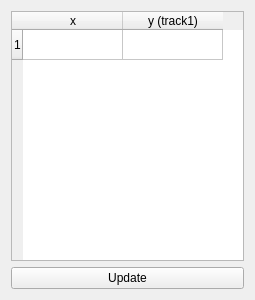
<?xml version="1.0" encoding="UTF-8"?>
<ui version="4.0">
 <class>WCursorInfo</class>
 <widget class="QWidget" name="WCursorInfo">
  <property name="geometry">
   <rect>
    <x>0</x>
    <y>0</y>
    <width>255</width>
    <height>300</height>
   </rect>
  </property>
  <property name="windowTitle">
   <string>Form</string>
  </property>
  <layout class="QVBoxLayout" name="verticalLayout">
   <item>
    <widget class="QTableWidget" name="tableWidget">
     <property name="rowCount">
      <number>1</number>
     </property>
     <property name="columnCount">
      <number>2</number>
     </property>
     <row/>
     <column>
      <property name="text">
       <string>x</string>
      </property>
     </column>
     <column>
      <property name="text">
       <string>y (track1)</string>
      </property>
     </column>
    </widget>
   </item>
   <item>
    <widget class="QPushButton" name="pushButton">
     <property name="text">
      <string>Update</string>
     </property>
    </widget>
   </item>
  </layout>
 </widget>
 <resources/>
 <connections/>
</ui>
